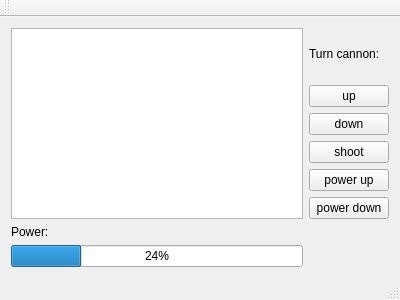
<?xml version="1.0" encoding="UTF-8"?>
<ui version="4.0">
 <class>MainWindow</class>
 <widget class="QMainWindow" name="MainWindow">
  <property name="geometry">
   <rect>
    <x>0</x>
    <y>0</y>
    <width>400</width>
    <height>300</height>
   </rect>
  </property>
  <property name="windowTitle">
   <string>MainWindow</string>
  </property>
  <widget class="QWidget" name="centralWidget">
   <layout class="QGridLayout" name="gridLayout">
    <item row="0" column="0">
     <widget class="QGraphicsView" name="graphicsView"/>
    </item>
    <item row="0" column="1">
     <layout class="QVBoxLayout" name="verticalLayout">
      <item>
       <widget class="QLabel" name="label">
        <property name="text">
         <string>Turn cannon:</string>
        </property>
       </widget>
      </item>
      <item>
       <widget class="QPushButton" name="up">
        <property name="text">
         <string>up</string>
        </property>
       </widget>
      </item>
      <item>
       <widget class="QPushButton" name="down">
        <property name="text">
         <string>down</string>
        </property>
       </widget>
      </item>
      <item>
       <widget class="QPushButton" name="shoot">
        <property name="text">
         <string>shoot</string>
        </property>
       </widget>
      </item>
      <item>
       <widget class="QPushButton" name="powerUp">
        <property name="text">
         <string>power up</string>
        </property>
       </widget>
      </item>
      <item>
       <widget class="QPushButton" name="powerDown">
        <property name="text">
         <string>power down</string>
        </property>
       </widget>
      </item>
     </layout>
    </item>
    <item row="1" column="0">
     <layout class="QVBoxLayout" name="verticalLayout_2">
      <item>
       <widget class="QLabel" name="label_2">
        <property name="text">
         <string>Power:</string>
        </property>
       </widget>
      </item>
      <item>
       <widget class="QProgressBar" name="progressBarSpeed">
        <property name="value">
         <number>24</number>
        </property>
       </widget>
      </item>
     </layout>
    </item>
   </layout>
  </widget>
  <widget class="QMenuBar" name="menuBar">
   <property name="geometry">
    <rect>
     <x>0</x>
     <y>0</y>
     <width>400</width>
     <height>21</height>
    </rect>
   </property>
  </widget>
  <widget class="QToolBar" name="mainToolBar">
   <attribute name="toolBarArea">
    <enum>TopToolBarArea</enum>
   </attribute>
   <attribute name="toolBarBreak">
    <bool>false</bool>
   </attribute>
  </widget>
  <widget class="QStatusBar" name="statusBar"/>
 </widget>
 <layoutdefault spacing="6" margin="11"/>
 <resources/>
 <connections/>
</ui>
